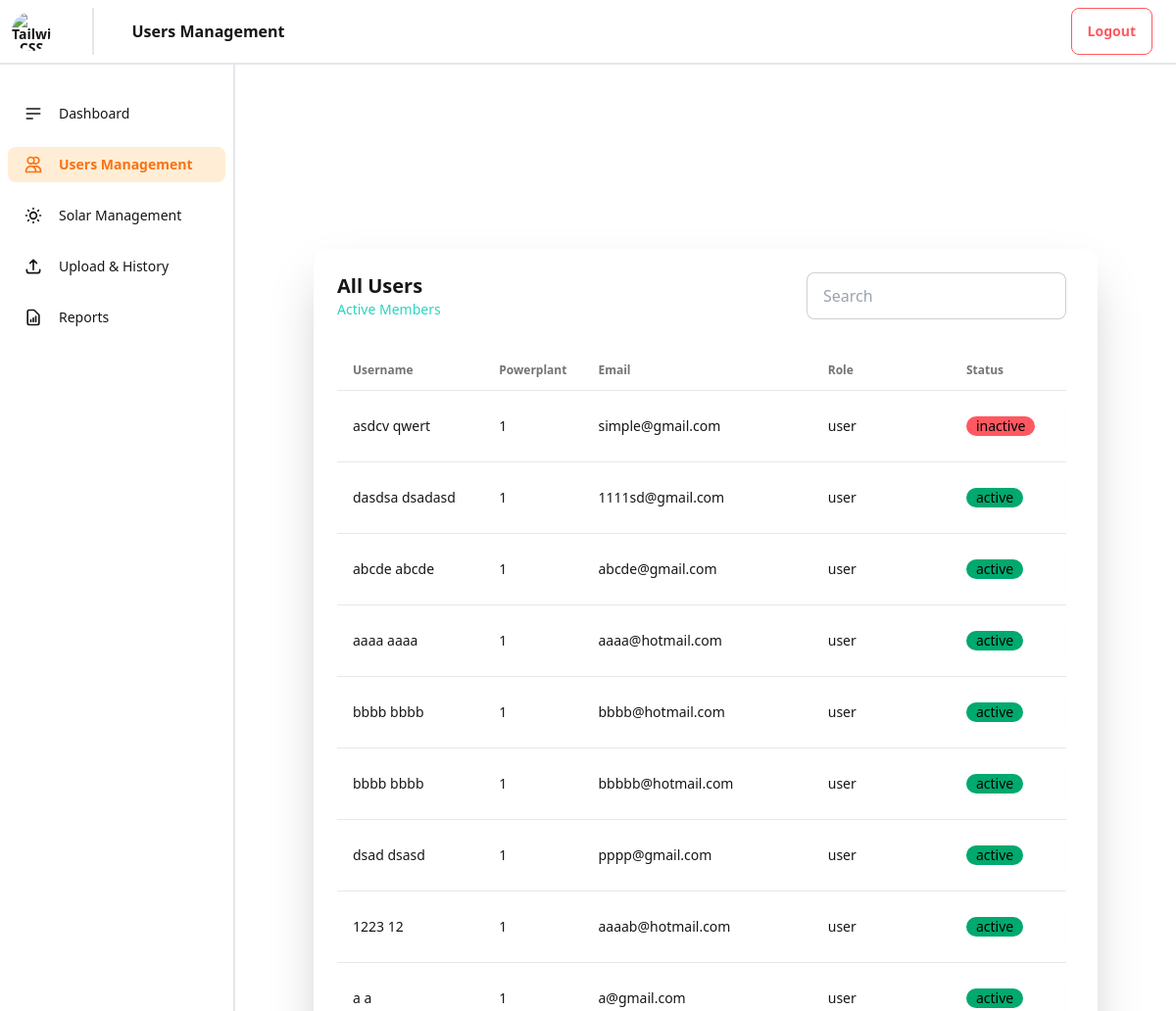
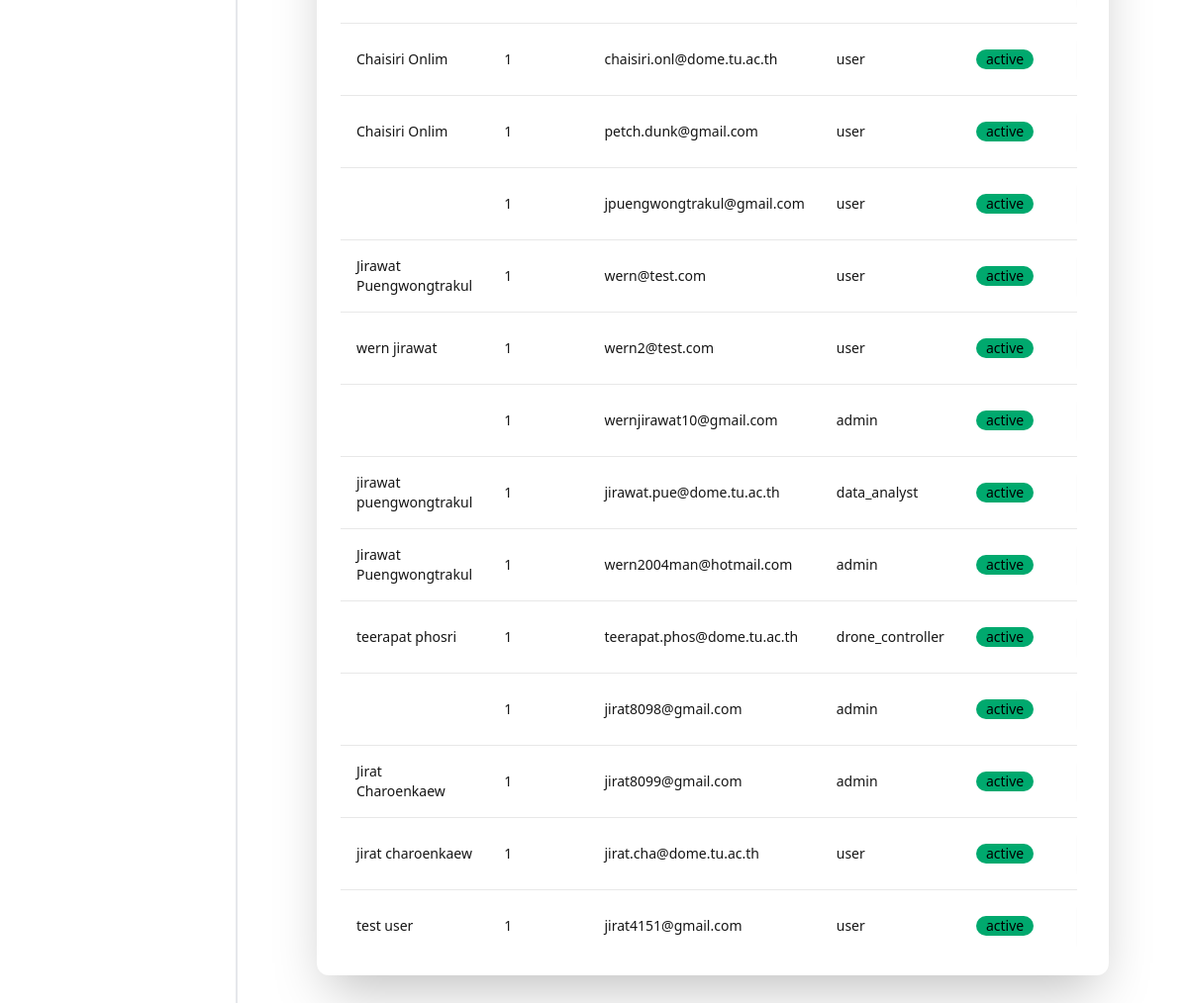
Page /solar-system/users_management/ on the committed database (2 pictures, top to bottom).
### authentication/models.py (models this page shows, shortened)
class CustomUser(models.Model):
    user = models.OneToOneField(User, on_delete=models.CASCADE, related_name='custom')
    role = models.CharField(
    max_length=20,
    choices=[(tag.value[0], tag.value[1]) for tag in RoleEnum],
    default=RoleEnum.USER.value[0],
    )
    status = models.CharField(
    max_length=20,
    choices=[(tag.value[0], tag.value[1]) for tag in StatusEnum],
    default=StatusEnum.ACTIVE.value[0],
    )
    display_name = models.CharField(max_length=150, blank=True, null=True)
    profile_image = models.ImageField(upload_to='profile_images/', blank=True, null=True)

### myadmin/views.py (the view)
# urls.py: path('users_management/', views.users_management, name='users_management'),
def users_management(request):
    users = CustomUser.objects.all()
    context = {'users': users}
    return render(request, 'users_management.html', context=context)

### myadmin/context_processors.py (called while the page is built, shortened)
def global_user_context(request):
    return {}

### myadmin/templates/users_management.html (shortened to what this page needs)
{% extends 'base.html' %} {% load static %}  {% block heading %}Users Management{% endblock %} {%
block content %} {% block content %}
<div class="flex flex-row justify-between">
  <div class="flex flex-col">
    <div class="text-xl font-bold">All Users</div>
    <div class="text-sm text-teal-400">Active Members</div>
  </div>
  <div>
    <input type="text" placeholder="Search" class="input input-bordered w-24 md:w-auto" />
  </div>
</div>
<div class="overflow-x-auto overflow-y-auto mt-8" style="max-height: calc(100% - 80px)">
  <table class="table">
    <thead>
      <tr>
        <th>Username</th>
        <th>Powerplant</th>
        <th>Email</th>
        <th>Role</th>
        <th>Status</th>
        <th></th>
      </tr>
    </thead>
    <tbody>
      {% for customuser in users %}
      <tr class="hover:bg-base-300">
        <td>{{customuser.user.first_name}} {{customuser.user.last_name}}</td>
        <td>1</td>
        <td>{{customuser.user.email}}</td>
        <td>{{customuser.role}}</td>
        <td>
          <div class="badge {% if customuser.status == 'active' %}badge-success{% else %}badge-error{% endif %}">
            {{customuser.status}}</div>
        </td>
        <td>
        </td>
      </tr>
      {% endfor %}
    </tbody>
  </table>
</div>
{% endblock %}

### rows in the picture
CustomUser: user.first_name "asdcv", user.last_name "qwert", user.email "simple@gmail.com", role "user", status "inactive"
CustomUser: user.first_name "dasdsa", user.last_name "dsadasd", user.email "1111sd@gmail.com", role "user", status "active"
CustomUser: user.first_name "abcde", user.last_name "abcde", user.email "abcde@gmail.com", role "user", status "active"
CustomUser: user.first_name "aaaa", user.last_name "aaaa", user.email "aaaa@hotmail.com", role "user", status "active"
CustomUser: user.first_name "bbbb", user.last_name "bbbb", user.email "bbbb@hotmail.com", role "user", status "active"
CustomUser: user.first_name "bbbb", user.last_name "bbbb", user.email "bbbbb@hotmail.com", role "user", status "active"
CustomUser: user.first_name "dsad", user.last_name "dsasd", user.email "pppp@gmail.com", role "user", status "active"
CustomUser: user.first_name "1223", user.last_name "12", user.email "aaaab@hotmail.com", role "user", status "active"
CustomUser: user.first_name "a", user.last_name "a", user.email "a@gmail.com", role "user", status "active"
CustomUser: user.first_name "Chaisiri", user.last_name "Onlim", user.email "chaisiri.onl@dome.tu.ac.th", role "user", status "active"
CustomUser: user.first_name "Chaisiri", user.last_name "Onlim", user.email "petch.dunk@gmail.com", role "user", status "active"
CustomUser: user.email "jpuengwongtrakul@gmail.com", role "user", status "active"
CustomUser: user.first_name "Jirawat", user.last_name "Puengwongtrakul", user.email "wern@test.com", role "user", status "active"
CustomUser: user.first_name "wern", user.last_name "jirawat", user.email "wern2@test.com", role "user", status "active"
CustomUser: user.email "wernjirawat10@gmail.com", role "admin", status "active"
CustomUser: user.first_name "jirawat puengwongtrakul", user.email "jirawat.pue@dome.tu.ac.th", role "data_analyst", status "active"
CustomUser: user.first_name "Jirawat", user.last_name "Puengwongtrakul", user.email "wern2004man@hotmail.com", role "admin", status "active"
CustomUser: user.first_name "teerapat phosri", user.email "teerapat.phos@dome.tu.ac.th", role "drone_controller", status "active"
CustomUser: user.email "jirat8098@gmail.com", role "admin", status "active"
CustomUser: user.first_name "Jirat", user.last_name "Charoenkaew", user.email "jirat8099@gmail.com", role "admin", status "active"
CustomUser: user.first_name "jirat charoenkaew", user.email "jirat.cha@dome.tu.ac.th", role "user", status "active"
CustomUser: user.first_name "test", user.last_name "user", user.email "jirat4151@gmail.com", role "user", status "active"
